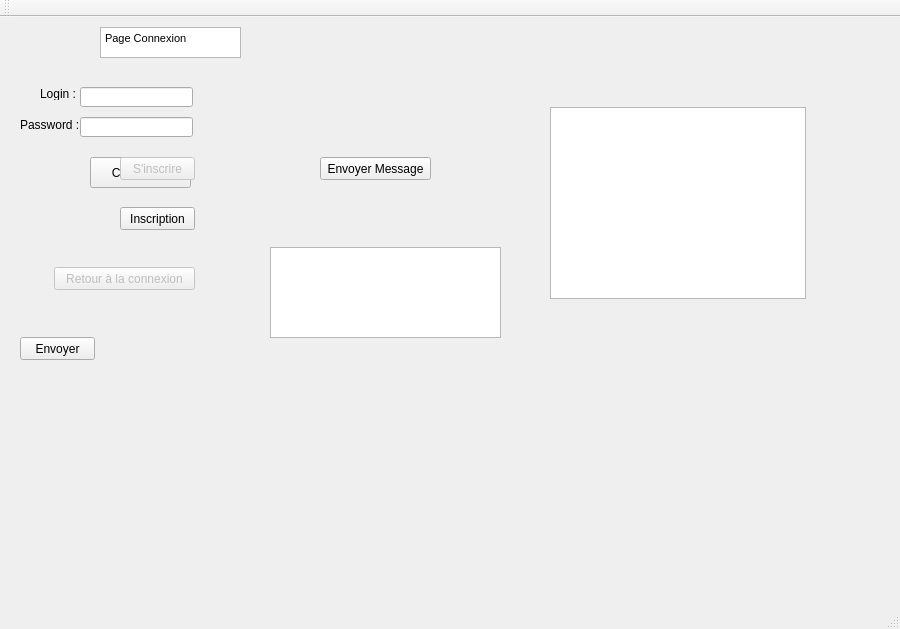
<?xml version="1.0" encoding="UTF-8"?>
<ui version="4.0">
 <class>QtWidgetsApplication1Class</class>
 <widget class="QMainWindow" name="QtWidgetsApplication1Class">
  <property name="geometry">
   <rect>
    <x>0</x>
    <y>0</y>
    <width>900</width>
    <height>629</height>
   </rect>
  </property>
  <property name="windowTitle">
   <string>QtWidgetsApplication1</string>
  </property>
  <widget class="QWidget" name="centralWidget">
   <widget class="QPushButton" name="pushButton">
    <property name="geometry">
     <rect>
      <x>90</x>
      <y>140</y>
      <width>101</width>
      <height>31</height>
     </rect>
    </property>
    <property name="text">
     <string>Connexion</string>
    </property>
   </widget>
   <widget class="QLineEdit" name="LoginLineEdit">
    <property name="geometry">
     <rect>
      <x>80</x>
      <y>70</y>
      <width>113</width>
      <height>20</height>
     </rect>
    </property>
   </widget>
   <widget class="QLineEdit" name="PassLineEdit">
    <property name="geometry">
     <rect>
      <x>80</x>
      <y>100</y>
      <width>113</width>
      <height>20</height>
     </rect>
    </property>
   </widget>
   <widget class="QLabel" name="label">
    <property name="geometry">
     <rect>
      <x>40</x>
      <y>70</y>
      <width>47</width>
      <height>13</height>
     </rect>
    </property>
    <property name="text">
     <string>Login :</string>
    </property>
   </widget>
   <widget class="QLabel" name="label_2">
    <property name="geometry">
     <rect>
      <x>20</x>
      <y>100</y>
      <width>61</width>
      <height>16</height>
     </rect>
    </property>
    <property name="text">
     <string>Password :</string>
    </property>
   </widget>
   <widget class="QLabel" name="connectionStatusLabel">
    <property name="geometry">
     <rect>
      <x>200</x>
      <y>60</y>
      <width>381</width>
      <height>21</height>
     </rect>
    </property>
    <property name="text">
     <string/>
    </property>
   </widget>
   <widget class="QPushButton" name="pushButton_2">
    <property name="geometry">
     <rect>
      <x>20</x>
      <y>320</y>
      <width>75</width>
      <height>23</height>
     </rect>
    </property>
    <property name="text">
     <string>Envoyer</string>
    </property>
   </widget>
   <widget class="QTextBrowser" name="contenuBDD">
    <property name="geometry">
     <rect>
      <x>550</x>
      <y>90</y>
      <width>256</width>
      <height>192</height>
     </rect>
    </property>
   </widget>
   <widget class="QPushButton" name="inscriptionButtom">
    <property name="geometry">
     <rect>
      <x>120</x>
      <y>190</y>
      <width>75</width>
      <height>23</height>
     </rect>
    </property>
    <property name="text">
     <string>Inscription</string>
    </property>
   </widget>
   <widget class="QTextBrowser" name="conIns">
    <property name="geometry">
     <rect>
      <x>100</x>
      <y>10</y>
      <width>141</width>
      <height>31</height>
     </rect>
    </property>
    <property name="html">
     <string>&lt;!DOCTYPE HTML PUBLIC &quot;-//W3C//DTD HTML 4.0//EN&quot; &quot;http://www.w3.org/TR/REC-html40/strict.dtd&quot;&gt;
&lt;html&gt;&lt;head&gt;&lt;meta name=&quot;qrichtext&quot; content=&quot;1&quot; /&gt;&lt;style type=&quot;text/css&quot;&gt;
p, li { white-space: pre-wrap; }
&lt;/style&gt;&lt;/head&gt;&lt;body style=&quot; font-family:'MS Shell Dlg 2'; font-size:8.25pt; font-weight:400; font-style:normal;&quot;&gt;
&lt;p style=&quot; margin-top:0px; margin-bottom:0px; margin-left:0px; margin-right:0px; -qt-block-indent:0; text-indent:0px;&quot;&gt;&lt;span style=&quot; font-size:8pt;&quot;&gt;Page Connexion&lt;/span&gt;&lt;/p&gt;&lt;/body&gt;&lt;/html&gt;</string>
    </property>
   </widget>
   <widget class="QPushButton" name="inscriptionButtom2">
    <property name="enabled">
     <bool>false</bool>
    </property>
    <property name="geometry">
     <rect>
      <x>120</x>
      <y>140</y>
      <width>75</width>
      <height>23</height>
     </rect>
    </property>
    <property name="text">
     <string>S'inscrire</string>
    </property>
   </widget>
   <widget class="QPushButton" name="back">
    <property name="enabled">
     <bool>false</bool>
    </property>
    <property name="geometry">
     <rect>
      <x>54</x>
      <y>250</y>
      <width>141</width>
      <height>23</height>
     </rect>
    </property>
    <property name="text">
     <string>Retour à la connexion</string>
    </property>
   </widget>
   <widget class="QTextEdit" name="contenuMessage">
    <property name="geometry">
     <rect>
      <x>270</x>
      <y>230</y>
      <width>231</width>
      <height>91</height>
     </rect>
    </property>
   </widget>
   <widget class="QPushButton" name="envoyerButtom">
    <property name="geometry">
     <rect>
      <x>320</x>
      <y>140</y>
      <width>111</width>
      <height>23</height>
     </rect>
    </property>
    <property name="text">
     <string>Envoyer Message</string>
    </property>
   </widget>
   <widget class="QLabel" name="connectBDD">
    <property name="geometry">
     <rect>
      <x>320</x>
      <y>20</y>
      <width>171</width>
      <height>16</height>
     </rect>
    </property>
    <property name="text">
     <string/>
    </property>
   </widget>
  </widget>
  <widget class="QMenuBar" name="menuBar">
   <property name="geometry">
    <rect>
     <x>0</x>
     <y>0</y>
     <width>900</width>
     <height>21</height>
    </rect>
   </property>
  </widget>
  <widget class="QToolBar" name="mainToolBar">
   <attribute name="toolBarArea">
    <enum>TopToolBarArea</enum>
   </attribute>
   <attribute name="toolBarBreak">
    <bool>false</bool>
   </attribute>
  </widget>
  <widget class="QStatusBar" name="statusBar"/>
 </widget>
 <layoutdefault spacing="6" margin="11"/>
 <resources>
  <include location="QtWidgetsApplication1.qrc"/>
 </resources>
 <connections>
  <connection>
   <sender>pushButton</sender>
   <signal>clicked()</signal>
   <receiver>QtWidgetsApplication1Class</receiver>
   <slot>onDisplayMessageButtonClicket()</slot>
   <hints>
    <hint type="sourcelabel">
     <x>165</x>
     <y>198</y>
    </hint>
    <hint type="destinationlabel">
     <x>299</x>
     <y>199</y>
    </hint>
   </hints>
  </connection>
  <connection>
   <sender>pushButton</sender>
   <signal>clicked()</signal>
   <receiver>QtWidgetsApplication1Class</receiver>
   <slot>onSocketConnected()</slot>
   <hints>
    <hint type="sourcelabel">
     <x>120</x>
     <y>178</y>
    </hint>
    <hint type="destinationlabel">
     <x>299</x>
     <y>199</y>
    </hint>
   </hints>
  </connection>
  <connection>
   <sender>pushButton_2</sender>
   <signal>clicked()</signal>
   <receiver>QtWidgetsApplication1Class</receiver>
   <slot>onSendMessageButonClicket()</slot>
   <hints>
    <hint type="sourcelabel">
     <x>97</x>
     <y>244</y>
    </hint>
    <hint type="destinationlabel">
     <x>299</x>
     <y>199</y>
    </hint>
   </hints>
  </connection>
  <connection>
   <sender>inscriptionButtom</sender>
   <signal>clicked()</signal>
   <receiver>QtWidgetsApplication1Class</receiver>
   <slot>inscriptionButtom()</slot>
   <hints>
    <hint type="sourcelabel">
     <x>107</x>
     <y>294</y>
    </hint>
    <hint type="destinationlabel">
     <x>299</x>
     <y>199</y>
    </hint>
   </hints>
  </connection>
  <connection>
   <sender>back</sender>
   <signal>clicked()</signal>
   <receiver>QtWidgetsApplication1Class</receiver>
   <slot>backConnectButtom()</slot>
   <hints>
    <hint type="sourcelabel">
     <x>124</x>
     <y>294</y>
    </hint>
    <hint type="destinationlabel">
     <x>299</x>
     <y>199</y>
    </hint>
   </hints>
  </connection>
  <connection>
   <sender>inscriptionButtom2</sender>
   <signal>clicked()</signal>
   <receiver>QtWidgetsApplication1Class</receiver>
   <slot>inscriptionButtom2()</slot>
   <hints>
    <hint type="sourcelabel">
     <x>157</x>
     <y>184</y>
    </hint>
    <hint type="destinationlabel">
     <x>299</x>
     <y>199</y>
    </hint>
   </hints>
  </connection>
  <connection>
   <sender>envoyerButtom</sender>
   <signal>clicked()</signal>
   <receiver>QtWidgetsApplication1Class</receiver>
   <slot>envoyerButtom()</slot>
   <hints>
    <hint type="sourcelabel">
     <x>375</x>
     <y>184</y>
    </hint>
    <hint type="destinationlabel">
     <x>449</x>
     <y>314</y>
    </hint>
   </hints>
  </connection>
  <connection>
   <sender>pushButton</sender>
   <signal>clicked()</signal>
   <receiver>QtWidgetsApplication1Class</receiver>
   <slot>pushButton()</slot>
   <hints>
    <hint type="sourcelabel">
     <x>140</x>
     <y>188</y>
    </hint>
    <hint type="destinationlabel">
     <x>449</x>
     <y>314</y>
    </hint>
   </hints>
  </connection>
 </connections>
 <slots>
  <slot>onDisplayMessageButtonClicket()</slot>
  <slot>onSocketConnected()</slot>
  <slot>onSendMessageButonClicket()</slot>
  <slot>inscriptionButtom()</slot>
  <slot>backConnectButtom()</slot>
  <slot>inscriptionButtom2()</slot>
  <slot>envoyerButtom()</slot>
  <slot>pushButton()</slot>
 </slots>
</ui>
